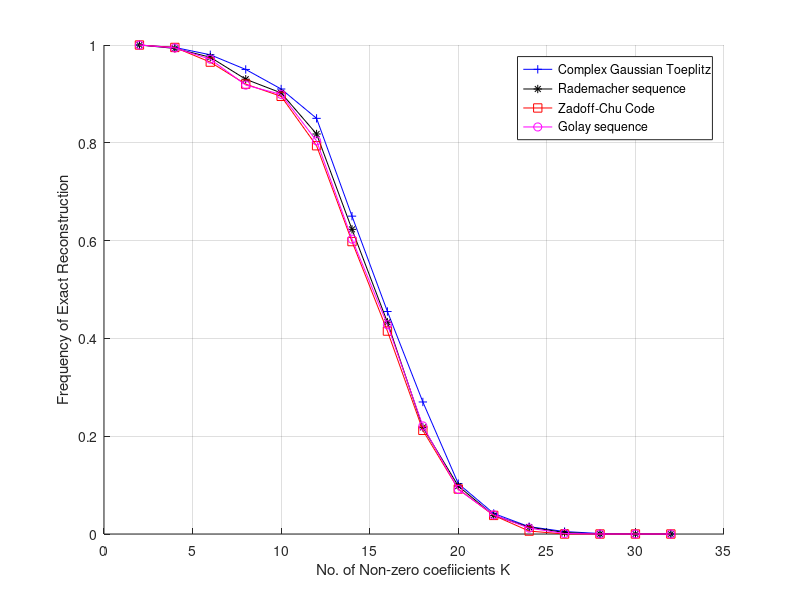

MATLAB code for this plot:
figure;hold on;
success_Gauss=[1,0.995,0.98,0.95,0.91,0.85,0.65,0.455,0.27,0.103,0.042,0.015,0.005,0.001,0,0];
success_WHT=[1,0.993,0.975,0.93,0.902,0.818,0.623,0.433,0.218,0.098,0.038,0.014,0.003,0,0,0];
success_Zad=[1,0.995,0.965,0.92,0.895,0.794,0.598,0.415,0.212,0.092,0.038,0.006,0,0,0,0];
success_CDM=[1,0.994,0.971,0.918,0.899,0.804,0.603,0.428,0.221,0.091,0.0391,0.012,0.001,0,0,0];


plot([2:2:32], [success_Gauss'],'-b+');
plot([2:2:32], [success_WHT'], '-k*');
plot([2:2:32], [success_Zad'], '-rs');
plot([2:2:32], [success_CDM'], '-mo');


grid
%success_Gauss
legend('Complex Gaussian Toeplitz','Rademacher sequence' ,'Zadoff-Chu Code', 'Golay sequence');
%legend('i.i.d Gaussian Operator','Partial DFT','CDM Matrix','Zadoff-Chu Code');
%legend('i.i.d Gaussian Operator','Partial WHT ','OSTM');
xlabel('No. of Non-zero coefiicients K');
ylabel('Frequency of Exact Reconstruction');